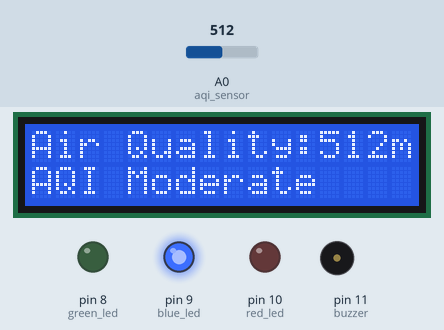
The sketch below on a simulated Arduino Uno, built with avr-gcc and run on an emulated ATmega328P. Parts: 16×2 character LCD, output pins drawn as LEDs (lit = HIGH), buzzer (waves = sounding). The inputs (shaded band) are chosen by the test bench; at power-on: A0 (aqi_sensor) = 512. What the sketch prints to the serial monitor is not drawn.

Above: at 2.2 s.
2.3 s: A0 (aqi_sensor) set to 418
At 2.58 s:
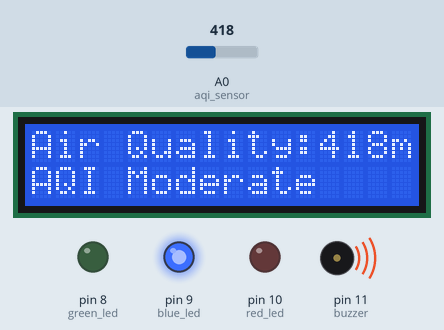
3.9 s: A0 (aqi_sensor) set to 394
At 5.1 s:
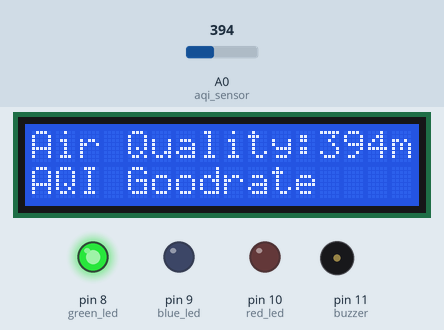
6.0 s: A0 (aqi_sensor) set to 710
At 7.2 s:
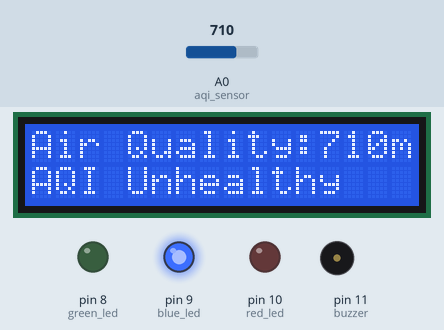
8.2 s: A0 (aqi_sensor) set to 690
At 9.4 s:
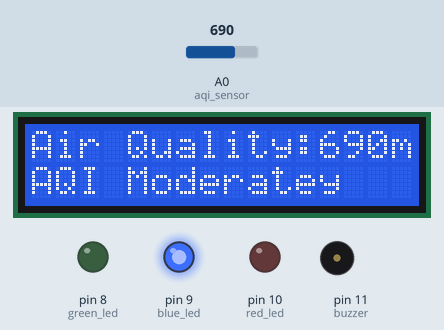
11.2 s: A0 (aqi_sensor) set to 391
At 12.0 s:
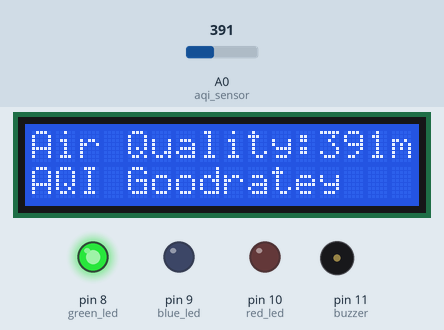
13.1 s: A0 (aqi_sensor) set to 1023
At 14.1 s:
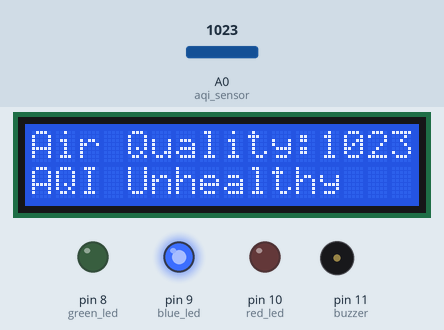
Timing chart, 0 to 16.1 s (numbered marks = the images above; inputs shaded):
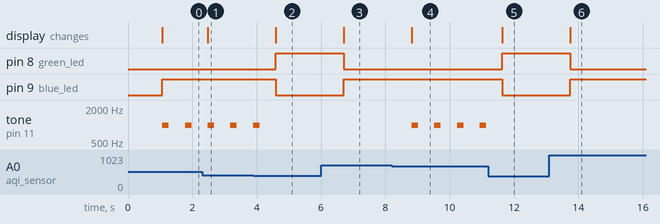

The sketch:

Air_pollution_monitoring.ino
```cpp
#include <LiquidCrystal.h>

const int rs = 2;
const int en = 3;
const int d4 = 4;
const int d5 = 5;
const int d6 = 6;
const int d7 = 7;

LiquidCrystal lcd(rs, en, d4, d5, d6, d7);

const int aqi_sensor = A0;
const int green_led = 8;
const int blue_led = 9;
const int red_led = 10;
const int buzzer = 11;

int aqi_ppm = 0;

void setup() {
  pinMode(aqi_sensor, INPUT);
  pinMode(green_led, OUTPUT);
  pinMode(blue_led, OUTPUT);
  pinMode(red_led, OUTPUT);
  pinMode(buzzer, OUTPUT);

  digitalWrite(green_led, LOW);
  digitalWrite(blue_led, LOW);
  digitalWrite(red_led, LOW);
  digitalWrite(buzzer, LOW);

  Serial.begin(9600);
  lcd.clear();
  lcd.begin(16, 2);

  Serial.println("AQI Alert System");
  lcd.setCursor(0, 0);
  lcd.print("AQI Alert System");
  delay(1000);
}

void loop() {
  aqi_ppm = analogRead(aqi_sensor);
  Serial.print("Air Quality:");
  Serial.println(aqi_ppm);

  lcd.setCursor(0, 0);
  lcd.print("Air Quality:");
  lcd.print(aqi_ppm);

  if ((aqi_ppm >= 0) && (aqi_ppm <= 400)) {
    lcd.setCursor(0, 1);
    lcd.print("AQI Good");
    Serial.println("AQI Good");

    digitalWrite(green_led, HIGH);
    digitalWrite(blue_led, LOW);
    digitalWrite(red_led, LOW);
    noTone(buzzer);
  } else if ((aqi_ppm >= 401) && (aqi_ppm <= 700)) {
    lcd.setCursor(0, 1);
    lcd.print("AQI Moderate");
    Serial.println("AQI Moderate");
    tone(buzzer, 1000, 200);
    digitalWrite(green_led, LOW);
    digitalWrite(blue_led, HIGH);
    digitalWrite(red_led, LOW);
  } else if ((aqi_ppm >= 701) && (aqi_ppm <= 2000)) {
    lcd.setCursor(0, 1);
    lcd.print("AQI Unhealthy");
    Serial.println("AQI Unhealthy");
    digitalWrite(green_led, LOW);
    digitalWrite(blue_led, HIGH);
    digitalWrite(red_led, LOW);
    noTone(buzzer);
  } else if ((aqi_ppm >= 2001) && (aqi_ppm <= 5000)) {
    lcd.setCursor(0, 1);
    lcd.print("AQI V.Unhealthy");
    Serial.println("AQI V.Unhealthy");
    digitalWrite(green_led, LOW);
    tone(buzzer, 1000, 200);
    digitalWrite(blue_led, LOW);
    digitalWrite(red_led, HIGH);
  } else if (aqi_ppm > 5000) {
    lcd.setCursor(0, 1);
    lcd.print("AQI Hazardous");
    Serial.println("AQI Hazardous");

    digitalWrite(green_led, LOW);
    digitalWrite(blue_led, LOW);
    digitalWrite(red_led, HIGH);
    tone(buzzer, 1000, 500);
  }
  delay(700);
}
```

Measured:
- the behaviour switches between 401 and 400 on A0 (aqi_sensor) (found by bisection; images 1 and 2)
- the behaviour switches between 701 and 700 on A0 (aqi_sensor) (found by bisection; images 3 and 4)
- after the input at 2.3 s, the display: changes after 0.18 s (image 1)
- after the input at 3.9 s, pin 8 (green_led): LOW → HIGH after 0.69 s; pin 9 (blue_led): HIGH → LOW after 0.69 s; tone on pin 11 (buzzer): goes on until 4.1 s, then stays silent; the display: changes after 0.69 s (image 2)
- after the input at 6.0 s, pin 8 (green_led): HIGH → LOW after 0.71 s; pin 9 (blue_led): LOW → HIGH after 0.71 s; the display: changes after 0.71 s (image 3)
- after the input at 8.2 s, tone on pin 11 (buzzer): alternates 1000 Hz for 0.20 s and silent for 0.50 s, starting after 0.62 s; the display: changes after 0.62 s (image 4)
- after the input at 11.2 s, pin 8 (green_led): LOW → HIGH after 0.44 s; pin 9 (blue_led): HIGH → LOW after 0.44 s; tone on pin 11 (buzzer): stops changing and stays silent; the display: changes after 0.44 s (image 5)
- after the input at 13.1 s, pin 8 (green_led): HIGH → LOW after 0.65 s; pin 9 (blue_led): LOW → HIGH after 0.65 s; the display: changes after 0.65 s (image 6)
